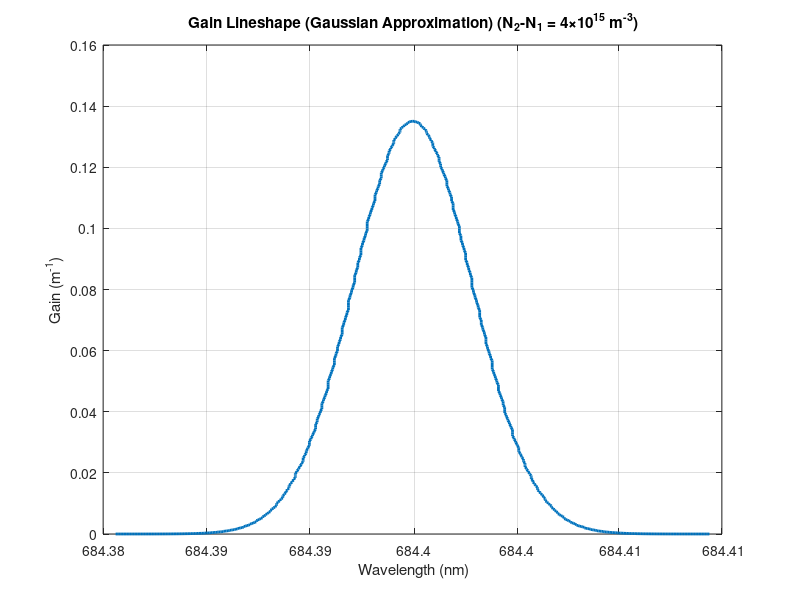
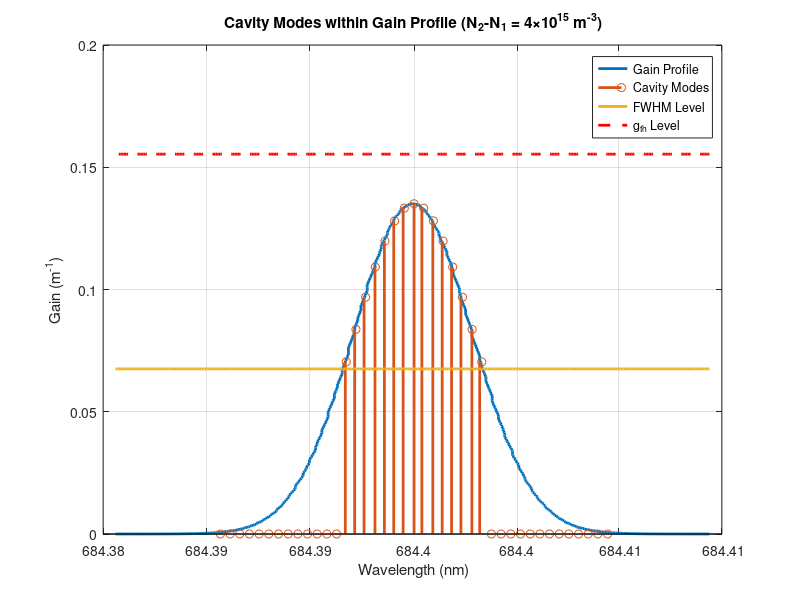
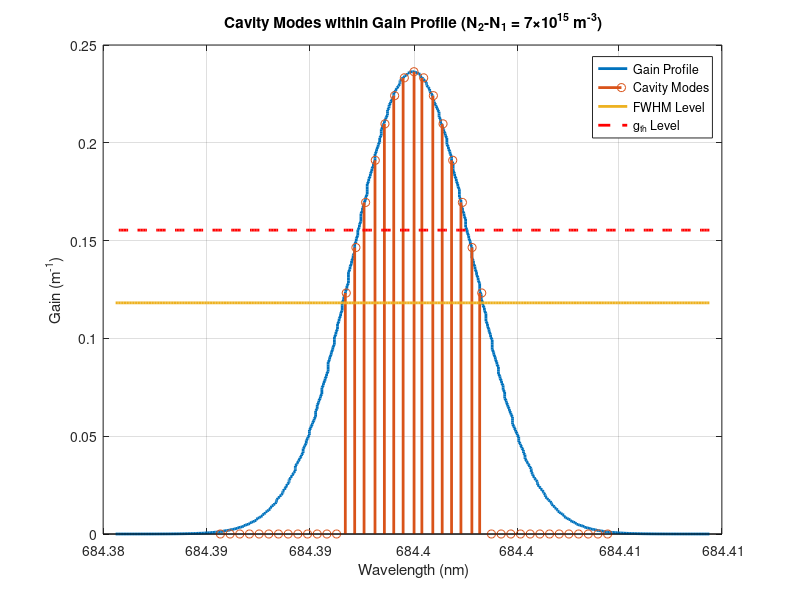
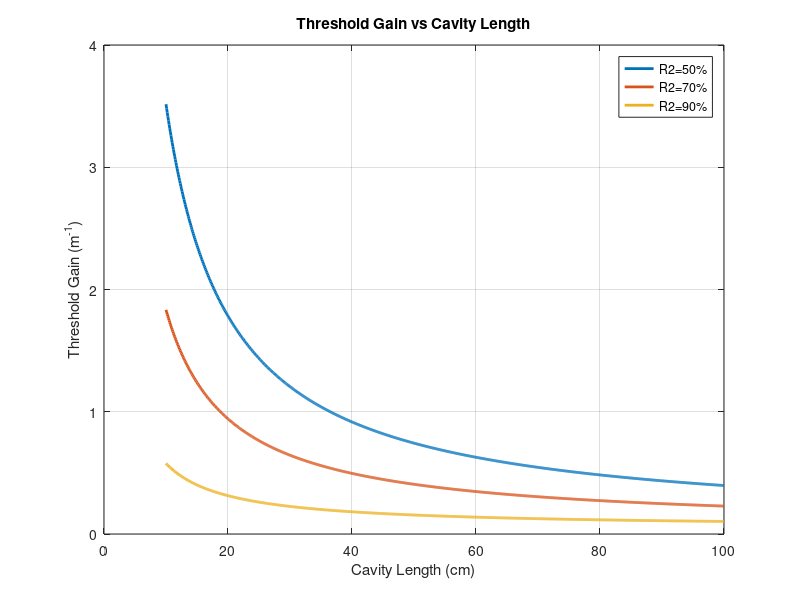

MATLAB code to generate these figures, in order: (Note: this script raises an error after producing the figures.)
% Gas Laser Analysis for wavelength 684.4 nm
clc; clearvars; close all;

% Constants and parameters
c = 3e8;                    % Speed of light (m/s)
n = 1;                      % Refractive index
tau_sp = 300e-9;            % Spontaneous decay time (s)
lambda0 = 684.4e-9;         % Center wavelength (m)
f0 = c/lambda0;             % Center frequency (Hz) 4.3e14 Hz
del_f = 1.84e9;             % Linewidth (1.84 GHz)
del_lambda = del_f*c/f0^2;  % lamda = c / f0 --differentiate-- d(lamda) = -c/(f0^2) * d(f0)
L = 50e-2;                  % Tube length (m)
gamma = 0.05;               % Loss coefficient (m^-1)
R1 = 1;                     % Mirror 1 reflectance (100%)
R2 = 0.9;                   % Mirror 2 reflectance (90%)

% Calculate threshold gain
gth = gamma + log(1./(R1*R2))/(2*L);
fprintf('Threshold gain (gth) = %.4f m^-1\n', gth);

% Task 1: Gain Lineshape and Cavity Modes Analysis
% Frequency and wavelength calculations
f = linspace(f0-5*del_f, f0+5*del_f, 1000);
lambda = c./f;
x = (f-f0)/(del_f);   %to calculate gaussian waveform

% Gain calculations for N2-N1 = 4e15
dn = 4e15;
g0 = dn*n*c^2/(8*pi*f0^2*tau_sp*del_f);
fprintf('Peak gain coefficient g0 = %.4f m^-1\n', g0);
g = g0*exp(-0.5.*x.^2);  %got a closer lookalike equation in wilson for gaussian

% Plot gain lineshape
figure(1);
plot(lambda*1e9, g, 'LineWidth', 2);
xlabel('Wavelength (nm)');
ylabel('Gain (m^{-1})');
title('Gain Lineshape (Gaussian Approximation) (N_2-N_1 = 4×10^{15} m^{-3})');
grid on;

% Calculate and plot cavity modes with both FWHM and gth
figure(2);
plot(lambda*1e9, g, 'LineWidth', 2, 'DisplayName', 'Gain Profile');
hold on;

% Calculate cavity modes
Nmode = 20; % sets how many modes to calculate on each side of the central wavelength
m = floor(2*L/lambda0);
dlambda = lambda0^2/(2*L);  % Mode spacing
% dlambda = 2*L*(1/m - 1/(m+1)); % this formula works too
lambda_cavity_mode = (lambda0-Nmode*dlambda):dlambda:(lambda0+Nmode*dlambda);
% start : step : end  % The array would contain 41 wavelengths (20 modes on each side + central wavelength)
f_cavity_mode = c./lambda_cavity_mode;
x_cavity_mode = (f_cavity_mode-f0)/(del_f);     % To match with gaussian
g_cavity_mode = g0*exp(-0.5.*x_cavity_mode.^2); % plot over lineshape

% Find modes within FWHM and above gth
g_line_fwhm    = (g_cavity_mode >= g0/2).*g_cavity_mode;
g_line_gth     = (g_cavity_mode >= gth).*g_cavity_mode;
num_modes_fwhm = sum(g_cavity_mode >= g0/2); %Counts how many modes fall within the FWHM
num_modes_gth  = sum(g_cavity_mode >= gth);


% code Explain
% Creates a new array keeping only modes that are above half the peak gain (g0/2)
% g_cavity_mode >= g0/2 creates a boolean array (1s and 0s)
% Multiplying by g_cavity_mode preserves the original gain values above FWHM and sets others to zero
% This effectively filters modes within the FWHM of the gain profile

stem(lambda_cavity_mode*1e9, g_line_fwhm, 'LineWidth', 2, 'DisplayName', 'Cavity Modes');
plot(lambda*1e9, ones(1,length(lambda))*g0/2, 'LineWidth', 2, 'DisplayName', 'FWHM Level');
plot(lambda*1e9, ones(1,length(lambda))*gth, 'r--', 'LineWidth', 2, 'DisplayName', 'g_{th} Level');
xlabel('Wavelength (nm)');
ylabel('Gain (m^{-1})');
title('Cavity Modes within Gain Profile (N_2-N_1 = 4×10^{15} m^{-3})');
fprintf('\nFor N2-N1 = 4e15 m^-3:\n');
fprintf('Number of modes within FWHM = %d\n', num_modes_fwhm);
fprintf('Number of modes above gth = %d\n', num_modes_gth);
legend('Location', 'best');
grid on;

% Task 2: Analysis with N2-N1 = 7e15
figure(3);
dn = 7e15;
g0_new = dn*n*c^2/(8*pi*f0^2*tau_sp*del_f);
g_new = g0_new*exp(-0.5.*x.^2);
g_cavity_mode_new = g0_new*exp(-0.5.*x_cavity_mode.^2);
g_line_fwhm_new = (g_cavity_mode_new >= g0_new/2).*g_cavity_mode_new;
g_line_gth_new = (g_cavity_mode_new >= gth).*g_cavity_mode_new;
num_modes_fwhm_new = sum(g_cavity_mode_new >= g0_new/2);
num_modes_gth_new = sum(g_cavity_mode_new >= gth);

plot(lambda*1e9, g_new, 'LineWidth', 2, 'DisplayName', 'Gain Profile');
hold on;
stem(lambda_cavity_mode*1e9, g_line_fwhm_new, 'LineWidth', 2, 'DisplayName', 'Cavity Modes');
plot(lambda*1e9, ones(1,length(lambda))*g0_new/2, 'LineWidth', 2, 'DisplayName', 'FWHM Level');
plot(lambda*1e9, ones(1,length(lambda))*gth, 'r--', 'LineWidth', 2, 'DisplayName', 'g_{th} Level');
xlabel('Wavelength (nm)');
ylabel('Gain (m^{-1})');
title('Cavity Modes within Gain Profile (N_2-N_1 = 7×10^{15} m^{-3})');
fprintf('\nFor N2-N1 = 7e15 m^-3:\n');
fprintf('Number of modes within FWHM = %d\n', num_modes_fwhm_new);
fprintf('Number of modes above gth = %d\n', num_modes_gth_new);
legend('Location', 'best');
grid on;

% Task 3: Threshold gain variation with cavity length
figure(4);
R2_range = 0.5:0.1:0.9;
L_range = (10:0.1:100)*1e-2;
[R2_mesh, L_mesh] = meshgrid(R2_range, L_range);
gth_mesh = gamma + log(1./(R1.*R2_mesh))./(2*L_mesh);

% Plot gth vs L for different R2
plot(L_range*100, gth_mesh(:,1), 'LineWidth', 2, 'DisplayName', 'R2=50%');
hold on;
plot(L_range*100, gth_mesh(:,3), 'LineWidth', 2, 'DisplayName', 'R2=70%');
plot(L_range*100, gth_mesh(:,5), 'LineWidth', 2, 'DisplayName', 'R2=90%');

% Calculate specific values for R2=70%
L_specific = [10 30 50]*1e-2;
gth_specific = gamma + log(1./(R1*0.7))./(2*L_specific);
fprintf('\nThreshold gain values for R2=70%%:\n');
fprintf('L=10cm: gth = %.4f m^-1\n', gth_specific(1));
fprintf('L=30cm: gth = %.4f m^-1\n', gth_specific(2));
fprintf('L=50cm: gth = %.4f m^-1\n', gth_specific(3));

xlabel('Cavity Length (cm)');
ylabel('Threshold Gain (m^{-1})');
title('Threshold Gain vs Cavity Length');
legend('Location', 'best');
grid on;




% [Previous code remains the same until Figure 4]

% Task 3: Modified threshold gain variation analysis
figure(5);
R2_range = linspace(0.5, 0.9, 1000);  % 1000 points between 0.5 and 0.9
L_values = (10:10:100)*1e-2;          % 10 cavity lengths from 10cm to 100cm
colors = jet(length(L_values));        % Create different colors for each length

% Plot gth vs R2 for different cavity lengths
for i = 1:length(L_values)
    gth_curve = gamma + log(1./(R1.*R2_range))./(2*L_values(i));
    plot(R2_range*100, gth_curve, 'LineWidth', 2, 'Color', colors(i,:), ...
         'DisplayName', sprintf('L = %d cm', L_values(i)*100));
    hold on;
end

xlabel('Mirror Reflectance R2 (%)');
ylabel('Threshold Gain (m^{-1})');
title('Threshold Gain vs Mirror Reflectance for Different Cavity Lengths');
legend('Location', 'best');
grid on;

% Calculate specific values for R2=70%
L_specific = [10 30 50]*1e-2;
gth_specific = gamma + log(1./(R1*0.7))./(2*L_specific);
fprintf('\nThreshold gain values for R2=70%%:\n');
fprintf('L=10cm: gth = %.4f m^-1\n', gth_specific(1));
fprintf('L=30cm: gth = %.4f m^-1\n', gth_specific(2));
fprintf('L=50cm: gth = %.4f m^-1\n', gth_specific(3));

% Add x and y axis limits and formatting
xlim([50 90]);
grid minor;
ax = gca;
ax.GridAlpha = 0.3;
ax.MinorGridAlpha = 0.15;
